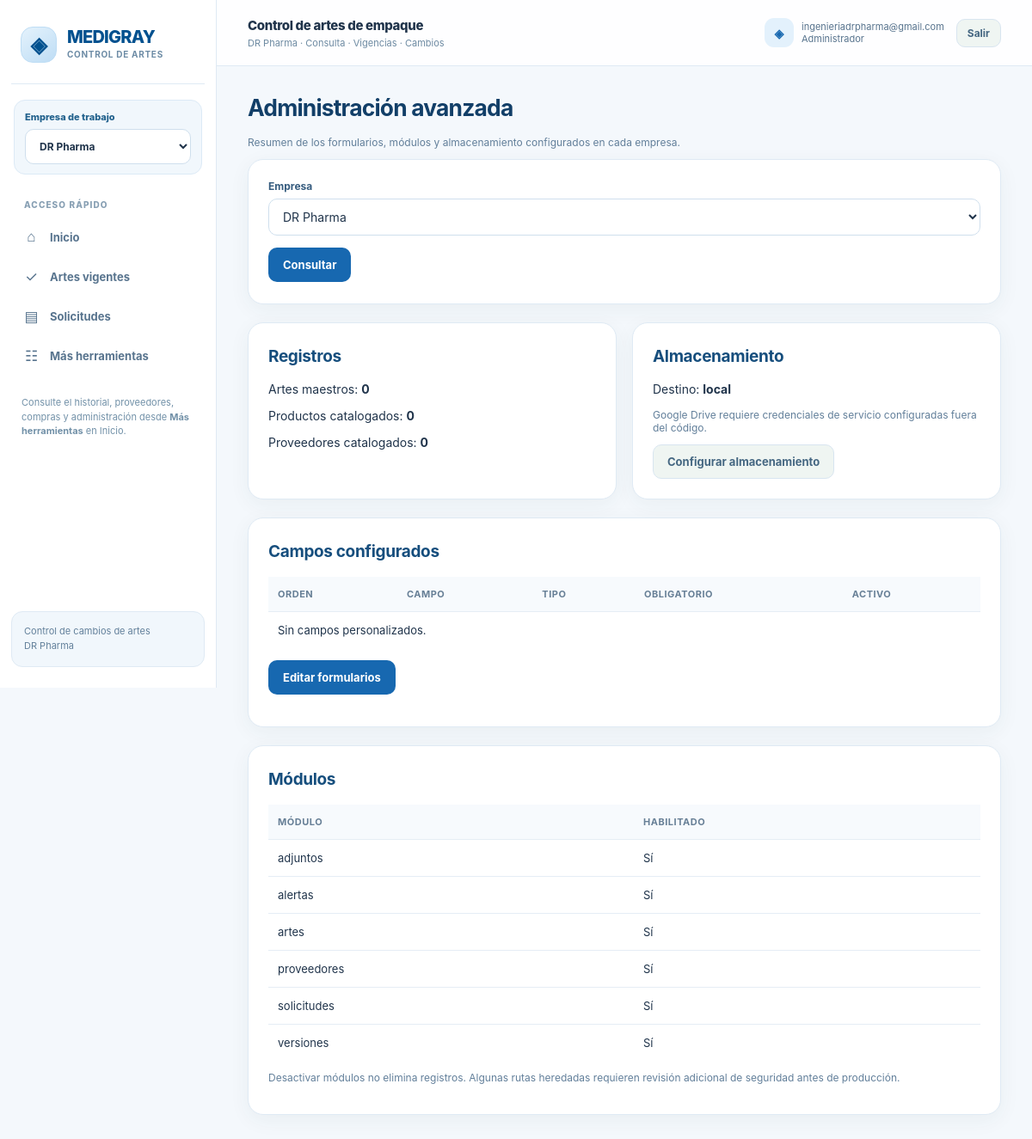
Page /administracion/resumen (signed in) on the committed database.
### tables this page shows
CREATE TABLE companies(id INTEGER PRIMARY KEY,name TEXT NOT NULL UNIQUE);

CREATE TABLE users(id INTEGER PRIMARY KEY,email TEXT NOT NULL UNIQUE,password TEXT NOT NULL,role TEXT NOT NULL,active INTEGER NOT NULL DEFAULT 1,created_at TEXT NOT NULL);

CREATE TABLE storage_settings(company_id INTEGER PRIMARY KEY REFERENCES companies(id),destination TEXT NOT NULL DEFAULT 'local',drive_folder_id TEXT DEFAULT '');

CREATE TABLE company_modules(company_id INTEGER NOT NULL REFERENCES companies(id),module_key TEXT NOT NULL,enabled INTEGER NOT NULL DEFAULT 1,PRIMARY KEY(company_id,module_key));

### medigray_final.py (the view)
    @app.get('/administracion/resumen',response_class=HTMLResponse)
    def mgf_admin(req:Request,company:int=0):
        u=m.require(req,'Administrador');co=companies(u)
        cid=company or (co[0]['id'] if co else 0)
        if not cid:raise HTTPException(403,'Sin empresas')
        m.company_access(u,cid)
        with m.conn() as c:
            fields=c.execute('SELECT id,label,field_type,required,active,sort_order FROM form_fields WHERE company_id=? ORDER BY sort_order,id',(cid,)).fetchall()
            modules=c.execute('SELECT module_key,enabled FROM company_modules WHERE company_id=? ORDER BY module_key',(cid,)).fetchall()
            storage=c.execute('SELECT destination,drive_folder_id FROM storage_settings WHERE company_id=?',(cid,)).fetchone()
            totals={t:c.execute(f'SELECT COUNT(*) FROM {t} WHERE company_id=?',(cid,)).fetchone()[0] for t in ('arts','mgf_products','mgf_supplier_catalog')}
        return m.view(req,'mgf_admin.html',companies=co,cid=cid,fields=fields,modules=modules,storage=storage,totals=totals)

### templates/mgf_admin.html
{% extends 'base.html' %}{% block content %}
<h1>Administración avanzada</h1><p class="muted">Resumen de los formularios, módulos y almacenamiento configurados en cada empresa.</p>
<div class="panel"><form method="get"><label>Empresa</label><select name="company">{% for c in companies %}<option value="{{c.id}}" {% if cid==c.id %}selected{% endif %}>{{c.name}}</option>{% endfor %}</select><button class="btn">Consultar</button></form></div>
<div class="grid"><div class="panel"><h2>Registros</h2><p>Artes maestros: <strong>{{totals['arts']}}</strong></p><p>Productos catalogados: <strong>{{totals['mgf_products']}}</strong></p><p>Proveedores catalogados: <strong>{{totals['mgf_supplier_catalog']}}</strong></p></div><div class="panel"><h2>Almacenamiento</h2><p>Destino: <strong>{{storage.destination if storage else 'local'}}</strong></p><p class="muted">Google Drive requiere credenciales de servicio configuradas fuera del código.</p><a class="btn gray" href="/configuracion?company_id={{cid}}">Configurar almacenamiento</a></div></div>
<div class="panel"><h2>Campos configurados</h2><table><tr><th>Orden</th><th>Campo</th><th>Tipo</th><th>Obligatorio</th><th>Activo</th></tr>{% for x in fields %}<tr><td>{{x.sort_order}}</td><td>{{x.label}}</td><td>{{x.field_type}}</td><td>{{'Sí' if x.required else 'No'}}</td><td>{{'Sí' if x.active else 'No'}}</td></tr>{% else %}<tr><td colspan="5">Sin campos personalizados.</td></tr>{% endfor %}</table><p><a class="btn" href="/configuracion?company_id={{cid}}">Editar formularios</a></p></div>
<div class="panel"><h2>Módulos</h2><table><tr><th>Módulo</th><th>Habilitado</th></tr>{% for x in modules %}{% if x.module_key!='auditoria' %}<tr><td>{{x.module_key}}</td><td>{{'Sí' if x.enabled else 'No'}}</td></tr>{% endif %}{% endfor %}</table><p class="muted">Desactivar módulos no elimina registros. Algunas rutas heredadas requieren revisión adicional de seguridad antes de producción.</p></div>
{% endblock %}

### templates/base.html (shortened to what this page needs)
<!doctype html>
<html lang="es">
<head>
</head>
<body>
{% if u %}
<div class="shell">
<aside class="sidebar" aria-label="Menú">
 <div class="brand"><div class="brand-mark" aria-hidden="true">◈</div><div><div class="brand-name">MEDIGRAY</div><div class="brand-subtitle">CONTROL DE ARTES</div></div></div>
 <div class="company-switcher">
 <form method="post" action="/seleccionar-empresa">
  <label for="company-context">Empresa de trabajo</label>
  <select id="company-context" name="company_id" onchange="this.form.submit()" aria-label="Seleccionar empresa">
   {% for co in empresas_disponibles %}
   <option value="{{ co.id }}" {% if co.id == empresa_actual %}selected{% endif %}>{{ co.name }}</option>
   {% endfor %}
  </select>
 </form>
</div>
<div class="nav-label">Acceso rápido</div>
 <nav aria-label="Navegación principal">
  <a href="/" data-nav="/" aria-label="Ir a Inicio"><span class="nav-icon" aria-hidden="true">⌂</span> Inicio</a>
  <a href="/artes/vigentes" data-nav="/artes/vigentes"><span class="nav-icon" aria-hidden="true">✓</span> Artes vigentes</a>
  <a href="/solicitudes" data-nav="/solicitudes"><span class="nav-icon" aria-hidden="true">▤</span> Solicitudes</a>
  <a href="/#herramientas"><span class="nav-icon" aria-hidden="true">☷</span> Más herramientas</a>
 </nav>
 <p class="nav-note">Consulte el historial, proveedores, compras y administración desde <strong>Más herramientas</strong> en Inicio.</p>
 <div class="sidebar-footer">Control de cambios de artes<br>{{ empresa_nombre }}</div>
</aside>
<div class="workspace">
<header class="top">
 <div><div class="top-title">Control de artes de empaque</div><div class="top-sub">{{ empresa_nombre }} · Consulta · Vigencias · Cambios</div></div>
 <div class="top-actions">
  <div class="profile"><div class="avatar" aria-hidden="true">◈</div><div class="user">{{u.email}}<br>{{u.role}}</div></div>
  <form action="/logout" method="post" style="margin:0"><input type="hidden" name="csrf_token" value="{{csrf}}"><button class="btn gray sm" type="submit">Salir</button></form>
 </div>
</header>
<main class="main">{% block content %}{% endblock %}</main>
</div></div>
{% else %}
<div class="login-wrap">{% block login %}{% endblock %}</div>
{% endif %}
</body></html>

### rows in the picture
companies: name "DR Pharma"
users: email "ingenieriadrpharma@gmail.com", role "Administrador"
storage_settings: destination "local"
company_modules: module_key "adjuntos", enabled "Sí"
company_modules: module_key "alertas", enabled "Sí"
company_modules: module_key "artes", enabled "Sí"
company_modules: module_key "proveedores", enabled "Sí"
company_modules: module_key "solicitudes", enabled "Sí"
company_modules: module_key "versiones", enabled "Sí"

### other values in the picture
{{ totals['arts'] }} "0"
{{ totals['mgf_products'] }} "0"
{{ totals['mgf_supplier_catalog'] }} "0"
form field company_id "DR Pharma"
form field company "DR Pharma"
